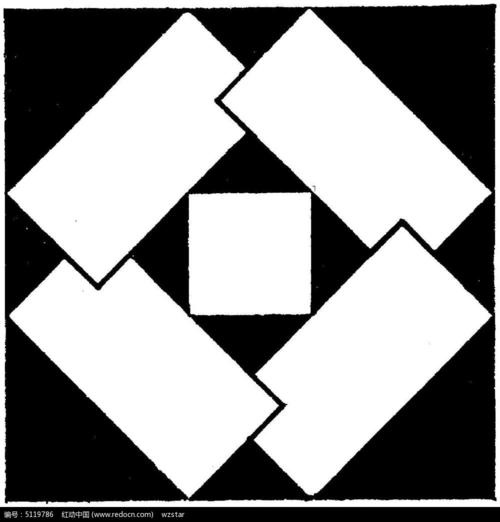
%> input picture Contrast Enhancement/block.jpeg, 500 x 522 px, given in place of HW_lecture9_image.tiff, which was not available
$ octave main.m   (GNU Octave 9; MATLAB toolbox functions it lacks are replaced by stand-ins)
%> lines starting %> are read from the running program, lines starting %| are printed output that depends on the picture; pictures that were not available may be replaced by others from this repository, and a replacement may not be noted
### Traditional Denoising & Deblurring/Adaptive Filters/My_adaptivemean2.m
function output2=My_adaptivemean2(input,Wsize)

[r, c]=size(input);

% generate a sample for calculation
output=zeros(r+2*Wsize+1,c+2*Wsize+1);
output(Wsize+1:r+Wsize,Wsize+1:c+Wsize)=input;

% % save the real output
% output2=zeros(r+2*Wsize+1,c+2*Wsize+1);
% output2(Wsize+1:r+Wsize,Wsize+1:c+Wsize)=input;

% To keep the edge information, we padding via repeat the edge
%expand top edge
output(1:Wsize,Wsize+1:c+Wsize)=input(1:Wsize,1:c);
%right edge
output(1:r+Wsize,c+Wsize+1:c+2*Wsize+1)=output(1:r+Wsize,c:c+Wsize);
%bottom edge
output(r+Wsize+1:r+2*Wsize+1,Wsize+1:c+2*Wsize+1) ...
    =output(r:r+Wsize,Wsize+1:c+2*Wsize+1);    %bottom edge
%left edge
output(1:r+2*Wsize+1,1:Wsize)=output(1:r+2*Wsize+1,Wsize+1:2*Wsize);

% % Here actually we can determine the sigma via calculate the
% [x,y] = meshgrid(-Wsize:Wsize,-Wsize:Wsize);
% % generate spatial filter
% w1=exp(-(x.^2+y.^2)/(2*sigma_s^2));
% global std:
std_global = std2(input);

% if directly operator on the output, the variance of local will decrease
% and lead to more mean
for i=Wsize+1:r+Wsize
    for j=Wsize+1:c+Wsize
        std_local = std2(output(i-Wsize:i+Wsize,j-Wsize:j+Wsize));
        k_parameter = (std_global/std_local)^2;
        if k_parameter > 1
            k_parameter = 1;
        end
        m = mean(mean(output(i-Wsize:i+Wsize,j-Wsize:j+Wsize)));
        output(i,j) = output(i,j) - k_parameter.*(output(i,j) - m);
    end
end

output2 = output(Wsize+1:r+Wsize,Wsize+1:c+Wsize);

end

### Traditional Denoising & Deblurring/Adaptive Filters/main.m
clc;
clear;
close all;
%% Load the Image
img = double(imread("HW_lecture9_image.tiff"))/65535*255;
%> img: size 522x500x3 double; min 0, max 0.992, mean 0.57

figure;
subplot(1,2,1);
axis on;colormap(gray);imagesc(img);title('Original Image');
img_fft = fftshift(fft2(img));
subplot(1,2,2);
axis on;colormap(gray);imagesc(log(abs(img_fft)+1));title('Original Spectrum');
%> after `title('Original Spectrum')`:
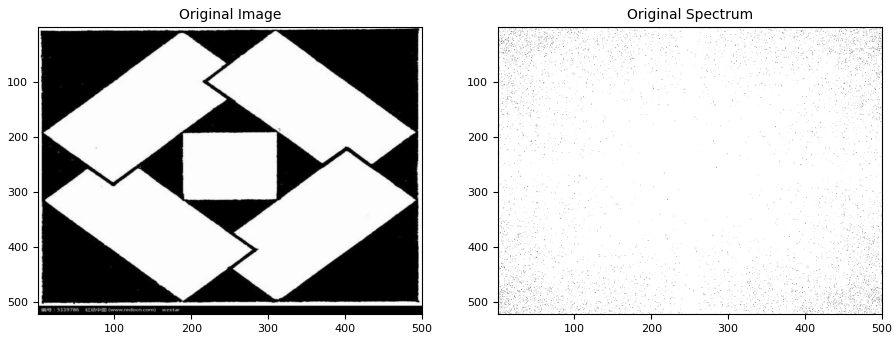
%> figure redrawn from the program's plot data, 2 panels

%% guassian filter
clear
close all

img=double(imread("HW_lecture9_image.tiff"))/65535*255;

sigma=3;
window=double(uint8(3*sigma)*2+1);%half of winsize

H=fspecial('gaussian', window, sigma);%generate kernal
%using replicate to keep the block edge
img_gauss=imfilter(img,H,'replicate');
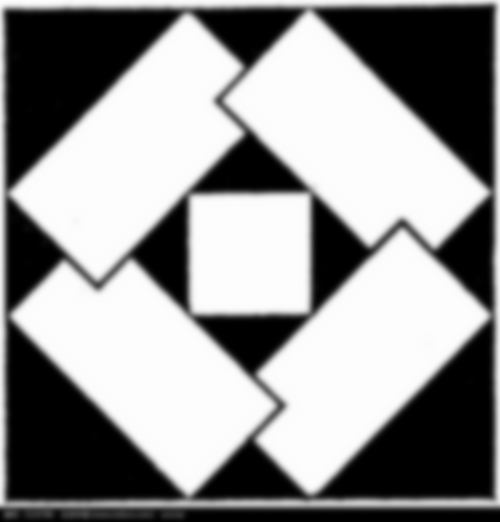
%> img_gauss: size 522x500x3 double; min 0, max 0.992, mean 0.57; mean of the top-left, top-right, bottom-left and bottom-right quarters 0.586, 0.578, 0.559, 0.557

figure()
subplot(1,2,1),imagesc(img),colormap(gray),axis on,title('Original');
subplot(1,2,2),imagesc(img_gauss);
colormap(gray),axis on;title('After Guassian');

img_fft = ifftshift(fft2(img_gauss));
figure();
subplot(1,2,1)
colormap(gray),axis on;imagesc(log(abs(img_fft)+1)),title('FFT after Guassian');

subplot(1,2,2)
colormap(gray),axis on;imagesc(abs(img - img_gauss));
title('Difference before/after filtering');
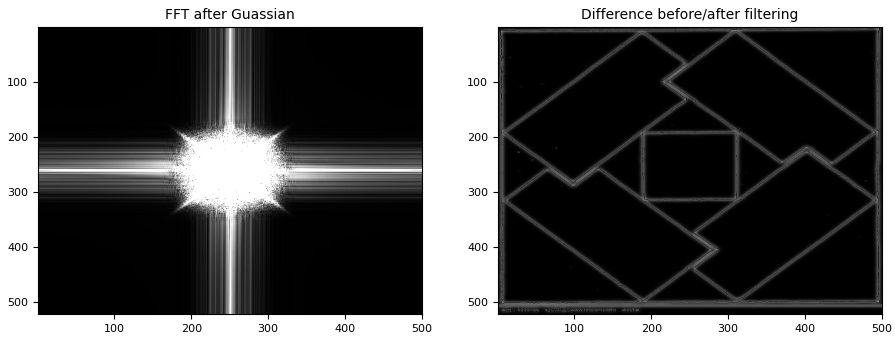
%> figure redrawn from the program's plot data, 2 panels
% Although it's obvious the image suffers from periodic noise，we try some
% really simple methods(gaussian, mean) at first to see what will happen.

% Easy to see the guassian remove most of the high frequency noise but
% scarify some high frequency part
%% adaptive mean
clear
close all

img=double(imread("HW_lecture9_image.tiff"))/65535*255;
Wsize = 5;
output = My_adaptivemean2(img,Wsize);
%> the run ends on the next line
